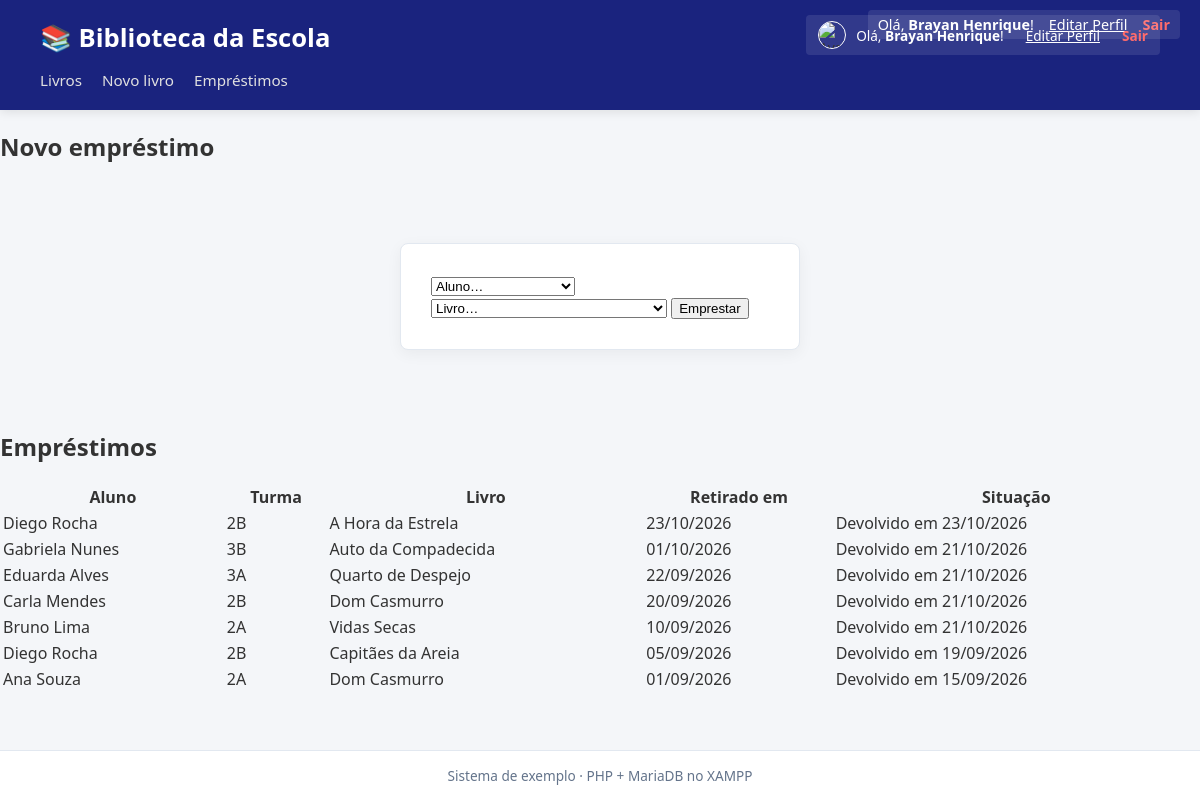
The page /bwa_bwa/emprestimos.php (signed in) on the database its author committed.
### tables this page shows
CREATE TABLE `emprestimos` (
  `id` int(11) NOT NULL,
  `livro_id` int(11) NOT NULL,
  `aluno_id` int(11) NOT NULL,
  `data_emprestimo` date NOT NULL,
  `data_devolucao` date DEFAULT NULL
);

CREATE TABLE `alunos` (
  `id` int(11) NOT NULL,
  `nome` varchar(100) NOT NULL,
  `turma` varchar(20) NOT NULL
);

CREATE TABLE `livros` (
  `id` int(11) NOT NULL,
  `titulo` varchar(150) NOT NULL,
  `autor` varchar(100) NOT NULL,
  `ano` int(11) DEFAULT NULL,
  `genero` varchar(50) DEFAULT NULL,
  `quantidade` int(11) NOT NULL DEFAULT 1
);

### bwa_bwa/conexao.php (called while the page is built, shortened)
<?php
function e($texto) {
    return htmlspecialchars((string)$texto, ENT_QUOTES, 'UTF-8');
}
?>

### bwa_bwa/emprestimos.php (the view, shortened to what this page needs)
<?php
require 'conexao.php';
$sql = "SELECT e.id, a.nome, a.turma, l.titulo, e.data_emprestimo, e.data_devolucao
        FROM emprestimos e
        JOIN alunos a ON a.id = e.aluno_id
        JOIN livros l ON l.id = e.livro_id
        ORDER BY e.data_devolucao IS NOT NULL, e.data_emprestimo DESC";
$emprestimos = $pdo->query($sql)->fetchAll();
require 'topo.php';
?>
<h2>Novo empréstimo</h2>
<form method="post" class="linha">
  <select name="aluno_id" required>
    <option value="">Aluno…</option>
  </select>
  <select name="livro_id" required>
    <option value="">Livro…</option>
  </select>
  <button>Emprestar</button>
</form>
<h2>Empréstimos</h2>
<table>
  <tr><th>Aluno</th><th>Turma</th><th>Livro</th><th>Retirado em</th><th>Situação</th></tr>
  <?php foreach ($emprestimos as $emp): ?>
    <tr>
      <td><?= e($emp['nome']) ?></td>
      <td><?= e($emp['turma']) ?></td>
      <td><?= e($emp['titulo']) ?></td>
      <td><?= date('d/m/Y', strtotime($emp['data_emprestimo'])) ?></td>
      <td>
        <?php if ($emp['data_devolucao'] === null): ?>
          <form method="post">
            <button name="devolver" value="<?= $emp['id'] ?>">Registrar devolução</button>
          </form>
        <?php else: ?>
          Devolvido em <?= date('d/m/Y', strtotime($emp['data_devolucao'])) ?>
        <?php endif; ?>
      </td>
    </tr>
  <?php endforeach; ?>
</table>
<?php
require 'rodape.php';
?>

### bwa_bwa/topo.php (shortened to what this page needs)
<!DOCTYPE html>
<html lang="pt-BR">
<head>
  <link rel="stylesheet" href="estilo.css">
</head>
<body>
<header style="position: relative;">
  <h1>📚 Biblioteca da Escola</h1>
  <div class="usuario-logado" style="position: absolute; top: 10px; right: 20px; font-size: 0.9em; background: rgba(255,255,255,0.1); padding: 5px 10px; border-radius: 4px;">
      <span>Olá, <strong><?php echo e($_SESSION['usuario_nome']); ?></strong>!</span>
      <a href="perfil.php" style="margin-left: 15px; color: #fff; text-decoration: underline;">Editar Perfil</a>
      <a href="logout.php" style="margin-left: 15px; color: #ff6b6b; font-weight: bold; text-decoration: none;">Sair</a>
  </div>
  <nav>
    <a href="index.php">Livros</a>
    <a href="novo.php">Novo livro</a>
    <a href="emprestimos.php">Empréstimos</a>
  </nav>
</header>
  <div class="usuario-logado" style="position: absolute; top: 15px; right: 40px; font-size: 0.85em; background: rgba(255, 255, 255, 0.1); padding: 6px 12px; border-radius: 4px; display: flex; align-items: center; gap: 10px;">
      <?php
        $foto_sessao = isset($_SESSION['usuario_foto']) ? $_SESSION['usuario_foto'] : 'padrao.png';
        $caminho_topo = "fotos_perfil/" . $foto_sessao;
        if (!file_exists($caminho_topo)) { $caminho_topo = "fotos_perfil/padrao.png"; }
      ?>
      <img src="<?php echo $caminho_topo; ?>" alt="Avatar" style="width: 28px; height: 28px; border-radius: 50%; object-fit: cover; border: 1px solid #fff;">
      <span>Olá, <strong><?php echo e($_SESSION['usuario_nome']); ?></strong>!</span>
      <a href="perfil.php" style="color: #fff; text-decoration: underline;">Editar Perfil</a>
      <a href="logout.php" style="color: #ff6b6b; font-weight: bold; text-decoration: none;">Sair</a>
  </div>

### bwa_bwa/rodape.php (shortened to what this page needs)
<footer>Sistema de exemplo · PHP + MariaDB no XAMPP</footer>
</body>
</html>

### bwa_bwa/estilo.css (style rules this page uses)
* { box-sizing: border-box; }
body { background-color: #f4f6f9; color: #333333; font-family: 'Segoe UI', Roboto, Helvetica, Arial, sans-serif; margin: 0; padding: 0; display: flex; flex-direction: column; min-height: 100vh; }
header { background-color: #1a237e; color: #ffffff; padding: 20px 40px; box-shadow: 0 2px 10px rgba(0,0,0,0.1); position: relative; }
header h1 { font-size: 1.6em; font-weight: 600; margin: 0 0 15px 0; }
header nav { display: flex; gap: 20px; }
header nav a { color: #e0e0e0; text-decoration: none; font-weight: 500; font-size: 0.95em; transition: color 0.2s; }
.usuario-logado { position: absolute; top: 15px; right: 40px; font-size: 0.85em; background: rgba(255, 255, 255, 0.1); padding: 6px 12px; border-radius: 4px; display: flex; align-items: center; }
.usuario-logado span { color: #ffffff; }
.usuario-logado a { margin-left: 12px; text-decoration: none; transition: opacity 0.2s; }
form { background: #ffffff; max-width: 400px; margin: 60px auto; padding: 30px; border-radius: 8px; box-shadow: 0 4px 15px rgba(0,0,0,0.05); border: 1px solid #e2e8f0; }
footer { background-color: #ffffff; color: #64748b; text-align: center; padding: 15px; font-size: 0.85em; border-top: 1px solid #e2e8f0; margin-top: auto; }

### rows shown on the page
emprestimos: aluno.nome "Diego Rocha", aluno.turma "2B", livro.titulo "A Hora da Estrela", data_emprestimo "23/10/2026", data_devolucao "23/10/2026"
emprestimos: aluno.nome "Gabriela Nunes", aluno.turma "3B", livro.titulo "Auto da Compadecida", data_emprestimo "01/10/2026", data_devolucao "21/10/2026"
emprestimos: aluno.nome "Eduarda Alves", aluno.turma "3A", livro.titulo "Quarto de Despejo", data_emprestimo "22/09/2026", data_devolucao "21/10/2026"
emprestimos: aluno.nome "Carla Mendes", aluno.turma "2B", livro.titulo "Dom Casmurro", data_emprestimo "20/09/2026", data_devolucao "21/10/2026"
emprestimos: aluno.nome "Bruno Lima", aluno.turma "2A", livro.titulo "Vidas Secas", data_emprestimo "10/09/2026", data_devolucao "21/10/2026"
emprestimos: aluno.nome "Diego Rocha", aluno.turma "2B", livro.titulo "Capitães da Areia", data_emprestimo "05/09/2026", data_devolucao "19/09/2026"
emprestimos: aluno.nome "Ana Souza", aluno.turma "2A", livro.titulo "Dom Casmurro", data_emprestimo "01/09/2026", data_devolucao "15/09/2026"

### other values the page prints
$_SESSION['usuario_nome'] "Brayan Henrique"
